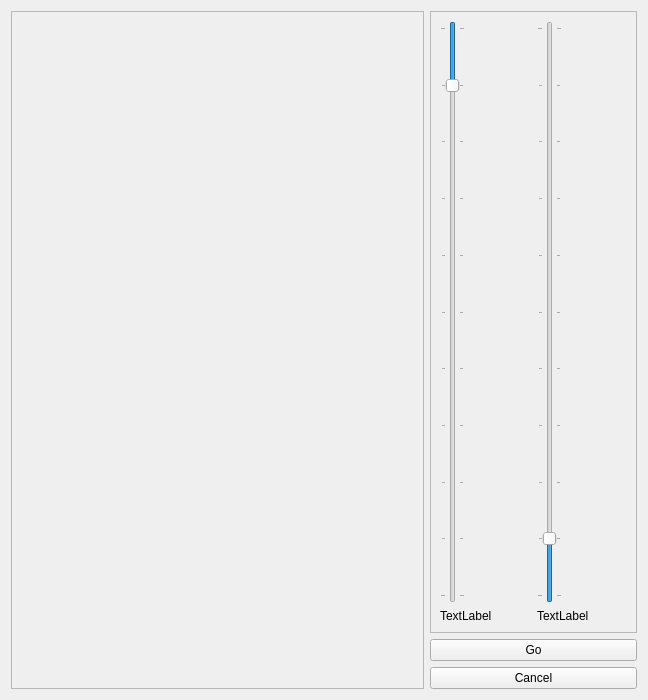
<?xml version="1.0" encoding="UTF-8"?>
<ui version="4.0">
 <class>idLocator</class>
 <widget class="QWidget" name="idLocator">
  <property name="geometry">
   <rect>
    <x>0</x>
    <y>0</y>
    <width>648</width>
    <height>700</height>
   </rect>
  </property>
  <property name="windowTitle">
   <string>Form</string>
  </property>
  <layout class="QGridLayout" name="gridLayout">
   <item row="2" column="2">
    <widget class="QPushButton" name="cancelButton">
     <property name="text">
      <string>Cancel</string>
     </property>
    </widget>
   </item>
   <item row="1" column="2">
    <widget class="QPushButton" name="goButton">
     <property name="text">
      <string>Go</string>
     </property>
    </widget>
   </item>
   <item row="0" column="0" rowspan="3" colspan="2">
    <widget class="QFrame" name="imgFrame">
     <property name="frameShape">
      <enum>QFrame::StyledPanel</enum>
     </property>
     <property name="frameShadow">
      <enum>QFrame::Raised</enum>
     </property>
     <layout class="QVBoxLayout" name="imgLayout"/>
    </widget>
   </item>
   <item row="0" column="2">
    <widget class="QFrame" name="frame">
     <property name="frameShape">
      <enum>QFrame::StyledPanel</enum>
     </property>
     <property name="frameShadow">
      <enum>QFrame::Raised</enum>
     </property>
     <layout class="QHBoxLayout" name="horizontalLayout">
      <item>
       <layout class="QVBoxLayout" name="topLayout">
        <item>
         <widget class="QSlider" name="topSlider">
          <property name="minimum">
           <number>0</number>
          </property>
          <property name="maximum">
           <number>100</number>
          </property>
          <property name="value">
           <number>10</number>
          </property>
          <property name="sliderPosition">
           <number>10</number>
          </property>
          <property name="orientation">
           <enum>Qt::Vertical</enum>
          </property>
          <property name="invertedAppearance">
           <bool>true</bool>
          </property>
          <property name="invertedControls">
           <bool>true</bool>
          </property>
          <property name="tickPosition">
           <enum>QSlider::TicksBothSides</enum>
          </property>
          <property name="tickInterval">
           <number>10</number>
          </property>
         </widget>
        </item>
        <item>
         <widget class="QLabel" name="topLabel">
          <property name="text">
           <string>TextLabel</string>
          </property>
         </widget>
        </item>
       </layout>
      </item>
      <item>
       <layout class="QVBoxLayout" name="bottomLayout">
        <item>
         <widget class="QSlider" name="bottomSlider">
          <property name="maximum">
           <number>100</number>
          </property>
          <property name="value">
           <number>10</number>
          </property>
          <property name="orientation">
           <enum>Qt::Vertical</enum>
          </property>
          <property name="tickPosition">
           <enum>QSlider::TicksBothSides</enum>
          </property>
          <property name="tickInterval">
           <number>10</number>
          </property>
         </widget>
        </item>
        <item>
         <widget class="QLabel" name="bottomLabel">
          <property name="text">
           <string>TextLabel</string>
          </property>
         </widget>
        </item>
       </layout>
      </item>
     </layout>
    </widget>
   </item>
  </layout>
 </widget>
 <resources/>
 <connections/>
</ui>
